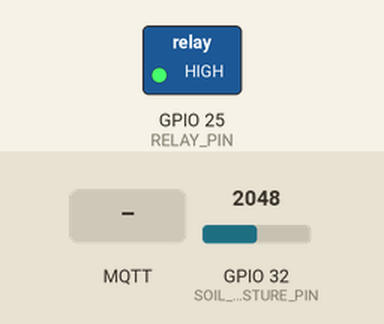
The sketch below on a simulated ESP32. Shown: switched loads named in the sketch (green lamp = pin HIGH). The inputs (shaded band) are chosen by the test bench; at power-on: GPIO 32 (SOIL_MOISTURE_PIN) = 2048. WiFi joins after 1.5 s; servers stay silent unless stated; no MQTT or app messages arrive unless stated; what the sketch prints to the serial monitor is not drawn.

Above: at 2.7 s.
2.8 s: GPIO 32 (SOIL_MOISTURE_PIN) set to 2355
6.5 s: GPIO 32 (SOIL_MOISTURE_PIN) set to 2478
At 11.0 s:
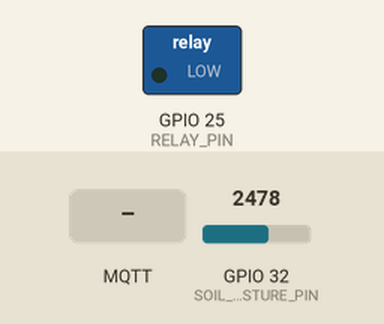
13.0 s: MQTT message "OFF" arrives on the first subscribed topic
At 14.2 s:
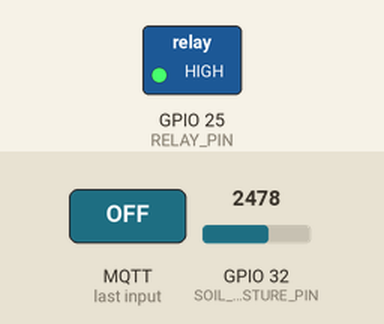
14.5 s: GPIO 32 (SOIL_MOISTURE_PIN) set to 2047
At 15.2 s:
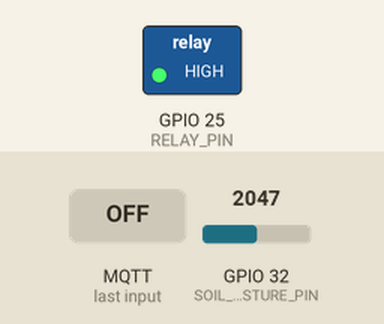
Timing chart, 0 to 17.5 s (numbered marks = the images above; inputs shaded):
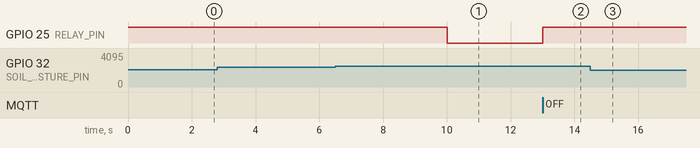

Measured:
- the behaviour switches between 2416 and 2417 on GPIO 32 (SOIL_MOISTURE_PIN) (found by bisection; images 0 and 1)
- after the input at 2.8 s, every drawn part: stays the same
- after the input at 6.5 s, GPIO 25 (RELAY_PIN): HIGH → LOW after 3.5 s
- after the input at 13.0 s, GPIO 25 (RELAY_PIN): LOW → HIGH at once
- after the input at 14.5 s, GPIO 25 (RELAY_PIN): stays HIGH (without the input it goes to LOW after 0.51 s)

The sketch:

main.ino
```cpp
#include <WiFi.h>
#include <PubSubClient.h>
#include "wifi_config.h"
#include "mqtt_config.h"
#include "relay_controller.h"

// Menggunakan pin ADC1 agar bisa bekerja bersama WiFi
#define SOIL_MOISTURE_PIN 32

// --- PENGATURAN LOGIKA PENYIRAMAN ---
#define THRESHOLD_ON 40   // Pompa menyala otomatis jika kelembapan di bawah 40%
#define THRESHOLD_OFF 50  // Pompa mati otomatis jika kelembapan di atas 50%

WiFiClient espClient;
PubSubClient client(espClient);

long lastMsg = 0;
int moisturePercentage = 0;

void setup_wifi() {
  delay(10);
  Serial.println();
  Serial.print("Menghubungkan ke ");
  Serial.println(WIFI_SSID);

  WiFi.begin(WIFI_SSID, WIFI_PASSWORD);

  while (WiFi.status() != WL_CONNECTED) {
    delay(500);
    Serial.print(".");
  }

  Serial.println("\nWiFi Terhubung!");
  Serial.print("IP address: ");
  Serial.println(WiFi.localIP());
}

void callback(char *topic, byte *message, unsigned int length) {
  Serial.print("Pesan masuk di topik: ");
  Serial.print(topic);
  Serial.print(". Pesan: ");
  String messageTemp;

  for (int i = 0; i < length; i++) {
    Serial.print((char)message[i]);
    messageTemp += (char)message[i];
  }
  Serial.println();

  // Menerima perintah manual dari MQTT
  if (String(topic) == MQTT_TOPIC_PUMP_CONTROL) {
    if (messageTemp == "ON") {
      Serial.println("Perintah Manual: Menyalakan Pompa via MQTT");
      turnOnPump();
      client.publish(MQTT_TOPIC_PUMP_STATUS, "{\"status\":\"ON\"}");
    } else if (messageTemp == "OFF") {
      Serial.println("Perintah Manual: Mematikan Pompa via MQTT");
      turnOffPump();
      client.publish(MQTT_TOPIC_PUMP_STATUS, "{\"status\":\"OFF\"}");
    }
  }
}

void reconnect() {
  while (!client.connected()) {
    Serial.print("Mencoba koneksi MQTT...");
    if (client.connect("ESP32SmartFarmClient")) {
      Serial.println("Terhubung ke Broker MQTT");
      client.subscribe(MQTT_TOPIC_PUMP_CONTROL);
    } else {
      Serial.print("Gagal, status=");
      Serial.print(client.state());
      Serial.println(" Coba lagi dalam 5 detik...");
      delay(5000);
    }
  }
}

void setup() {
  Serial.begin(115200);

  setupRelay();
  setup_wifi();

  client.setServer(MQTT_BROKER, MQTT_PORT);
  client.setCallback(callback);
  client.setBufferSize(512);
}

void loop() {
  if (!client.connected()) {
    reconnect();
  }
  client.loop();

  long now = millis();
  if (now - lastMsg > 5000) {
    lastMsg = now;

    // 1. Membaca Sensor & Konversi
    int sensorValue = analogRead(SOIL_MOISTURE_PIN);
    moisturePercentage = map(sensorValue, 4095, 0, 0, 100);

    if (moisturePercentage < 0) moisturePercentage = 0;
    if (moisturePercentage > 100) moisturePercentage = 100;

    Serial.print("\nKelembapan Tanah: ");
    Serial.print(moisturePercentage);
    Serial.println("%");

    // 2. Publish Data Sensor
    char moistureStr[128];
    snprintf(moistureStr, sizeof(moistureStr), "{\"moisture\":%d}", moisturePercentage);
    client.publish(MQTT_TOPIC_SOIL, moistureStr);

    // 3. Tracing Log (Membantu mengecek kondisi sistem)
    Serial.print("[LOG] Set Nyala: <");
    Serial.print(THRESHOLD_ON);
    Serial.print("% | Set Mati: >");
    Serial.print(THRESHOLD_OFF);
    Serial.print("% | Pompa Sedang Nyala?: ");
    Serial.println(isPumpOn() ? "YA" : "TIDAK");

    // 4. Logika Penyiraman Otomatis
    if (moisturePercentage <= THRESHOLD_ON && !isPumpOn()) {
      Serial.println("Mode Auto: Tanah terlalu kering, Pompa MENYALA.");
      turnOnPump();
      client.publish(MQTT_TOPIC_PUMP_STATUS, "{\"status\":\"ON\"}");
    }
    else if (moisturePercentage >= THRESHOLD_OFF && isPumpOn()) {
      Serial.println("Mode Auto: Tanah sudah cukup basah, Pompa MATI.");
      turnOffPump();
      client.publish(MQTT_TOPIC_PUMP_STATUS, "{\"status\":\"OFF\"}");
    }
  }
}
```

relay_controller.cpp
```cpp
#include "relay_controller.h"

bool pumpState = false;

void setupRelay() {
    pinMode(RELAY_PIN, OUTPUT);

    // Relay OFF
    digitalWrite(RELAY_PIN, HIGH);

    pumpState = false;
}

void turnOnPump() {

    Serial.println("===== RELAY ON =====");

    digitalWrite(RELAY_PIN, LOW);

    pumpState = true;
}

void turnOffPump() {

    Serial.println("===== RELAY OFF =====");

    digitalWrite(RELAY_PIN, HIGH);

    pumpState = false;
}

bool isPumpOn() {
    return pumpState;
}
```

relay_controller.h
```cpp
#ifndef RELAY_CONTROLLER_H
#define RELAY_CONTROLLER_H

#include <Arduino.h>

#define RELAY_PIN 25 // Pin untuk Relay

void setupRelay();
void turnOnPump();
void turnOffPump();
bool isPumpOn();

#endif
```

mqtt_config.h
```cpp
#ifndef MQTT_CONFIG_H
#define MQTT_CONFIG_H

const char* MQTT_BROKER = "192.168.1.18"; // REPLACE WITH YOUR BACKEND/BROKER IP
const int MQTT_PORT = 1883;

const char* MQTT_TOPIC_SOIL = "smartfarm/soil";
const char* MQTT_TOPIC_PUMP_STATUS = "smartfarm/pump/status";
const char* MQTT_TOPIC_PUMP_CONTROL = "smartfarm/pump/control";

#endif
```

wifi_config.h
```cpp
#ifndef WIFI_CONFIG_H
#define WIFI_CONFIG_H

const char* WIFI_SSID = "Manurung";
const char* WIFI_PASSWORD = "passwordwifi23451";

#endif
```
